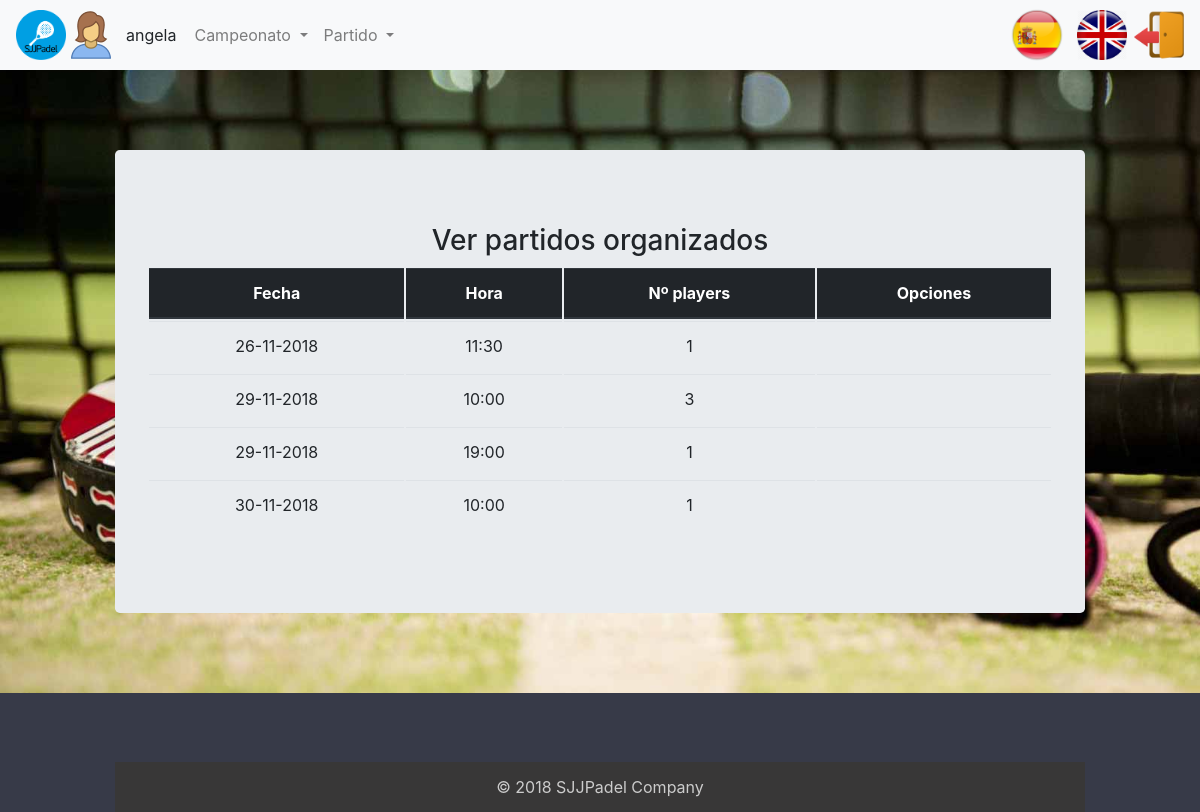
/index.php?controller=organizeMatch&action=viewAll (signed in), run on the app's committed database.
### tables this page shows
CREATE TABLE `usuario` (
  `login` varchar(20) NOT NULL,
  `nombre` varchar(20) NOT NULL,
  `apellidos` varchar(45) DEFAULT NULL,
  `pass` varchar(20) DEFAULT NULL,
  `rol` char(1) DEFAULT NULL,
  `genero` varchar(10) DEFAULT NULL
);

### core/ViewManager.php (called while the page is built, shortened)
<?php
class ViewManager
{
    private $fragmentContents = array();
    private $variables = array();
    private $currentFragment = self::DEFAULT_FRAGMENT;
    private $layout = "default";
    private function saveCurrentFragment()
    {
        $this->fragmentContents[$this->currentFragment] .= ob_get_contents();
    }
    public function moveToFragment($name)
    {
        $this->currentFragment = $name;
    }
    public function getFragment($fragment, $default = "")
    {
        if (! isset($this->fragmentContents[$fragment])) {
            return $default;
        }
        return $this->fragmentContents[$fragment];
    }
    public function setVariable($varname, $value, $flash = false)
    {
        $this->variables[$varname] = $value;
    }
    public function getVariable($varname, $default = NULL)
    {
        if (! isset($this->variables[$varname])) {
            return $default;
        }
        return $this->variables[$varname];
    }
    public function render($controller, $viewname)
    {
        $this->renderLayout();
    }
    private function renderLayout()
    {
        include (__DIR__ . "/../view/layouts/" . $this->layout . ".php");
    }
    private static $viewmanager_singleton = NULL;
    public static function getInstance()
    {
        if (self::$viewmanager_singleton == null) {
            self::$viewmanager_singleton = new ViewManager();
        }
        return self::$viewmanager_singleton;
    }
}

### controller/OrganizeMatchController.php (called while the page is built, shortened)
<?php
require_once (__DIR__ . "/../core/ViewManager.php");
require_once (__DIR__ . "/../core/I18n.php");
require_once (__DIR__ . "/../controller/BaseController.php");
class OrganizeMatchController extends BaseController
{
    private $organizeMatchMapper;
    public function __construct()
    {
        parent::__construct();
        $this->organizeMatchMapper = new OrganizeMatchMapper();
    }
    public function viewAll()
    {
        $organizedMatches = $this->organizeMatchMapper->findAll();
        $this->view->setVariable("organizedMatches", $organizedMatches);
        $this->view->render("organizeMatch", "view");
    }
}

### index.php (called while the page is built, shortened)
<?php
function run()
{
    try {
        $controller = loadController($_GET["controller"]);
        $actionName = $_GET["action"];
        $controller->$actionName();
    } catch (Exception $ex) {
        die("An exception occured!!!!!" . $ex->getMessage());
    }
}
function loadController($controllerName)
{
    return new $controllerClassName();
}
run();
?>

### model/UserMapper.php (called while the page is built, shortened)
<?php
require_once (__DIR__ . "/../core/PDOConnection.php");
class UserMapper
{
    private $db;
    public function __construct()
    {
        $this->db = PDOConnection::getInstance();
    }
    public function getDatos($login)
    {
        $stmt = $this->db->prepare("SELECT * FROM usuario where login=?");
        $stmt->execute(array(
            $login
        ));
        $toret_db = $stmt->fetchAll(PDO::FETCH_ASSOC);
        $user = null;
        foreach ($toret_db as $datos) {
            $user = new User($datos['login'], $datos['nombre'], $datos['apellidos'], $datos['pass'], $datos['rol'], $datos['genero']);
        }
        return $user;
    }
}

### core/PDOConnection.php (called while the page is built)
<?php
class PDOConnection
{
    private static $dbhost = "localhost";
    private static $dbname = "sjjpadel";
    private static $dbuser = "abp";
    private static $dbpass = "abp";
    private static $db_singleton = null;
    public static function getInstance()
    {
        if (self::$db_singleton == null) {
            self::$db_singleton = new PDO("mysql:host=" . self::$dbhost . ";dbname=" . self::$dbname . ";charset=utf8",
            self::$dbuser, self::$dbpass, array(
                PDO::ATTR_EMULATE_PREPARES => false,
                PDO::ATTR_ERRMODE => PDO::ERRMODE_EXCEPTION
            ));
        }
        return self::$db_singleton;
    }
}
?>

### controller/BaseController.php (called while the page is built, shortened)
<?php
require_once (__DIR__ . "/../core/ViewManager.php");
require_once (__DIR__ . "/../core/I18n.php");
require_once (__DIR__ . "/../model/User.php");
require_once (__DIR__ . "/../model/UserMapper.php");
class BaseController
{
    public function __construct()
    {
        if (isset($_SESSION["currentuser"])) {
            $userMapper = new UserMapper();
            $datosUser = $userMapper->getDatos($_SESSION["currentuser"]);
        }
    }
}

### core/I18n.php (called while the page is built, shortened)
<?php
class I18n
{
    private $messages;
    public function setLanguage($language)
    {
        $this->messages = $i18n_messages;
    }
    public function i18n($key)
    {
        if (isset($this->messages[$key])) {
            return $this->messages[$key];
        } else {
            return $key;
        }
    }
    private static $i18n_singleton = null;
    public static function getInstance()
    {
        if (self::$i18n_singleton == NULL) {
            self::$i18n_singleton = new I18n();
        }
        return self::$i18n_singleton;
    }
}
function i18n($key)
{
    return I18n::getInstance()->i18n($key);
}

### view/layouts/default.php (the view, shortened to what this page needs)
<?php
$view = ViewManager::getInstance();
$currentuser = $view->getVariable("currentusername");
$currentGender = $view->getVariable("currentGender");
$currentRol = $view->getVariable("currentRol");
?>
<!DOCTYPE html>
<html lang="en">
<head>
<link rel="stylesheet"
	href="https://maxcdn.bootstrapcdn.com/bootstrap/4.0.0/css/bootstrap.min.css"
>
<link rel="stylesheet"
	href="https://use.fontawesome.com/releases/v5.5.0/css/all.css"
>
	<link rel="stylesheet" href="css/style.css" type="text/css">
</head>
<body>
	<div class="contenedor">
		<nav class="navbar navbar-expand-lg navbar-light bg-light">
			<img class="img-circle icono" src="images/icono.png">
		<?php if (isset($currentuser)): ?>
			<img class="icono" src="images/<?php echo $currentGender; ?>.png"> <span
				class="username">
				<?= sprintf(i18n("%s"), $currentuser) ?>
			</span>
		<?php endif ?>
			<div class="collapse navbar-collapse" id="navbarSupportedContent">
				<ul class="navbar-nav mr-auto">
				<?php if($currentRol == 'd' || $currentRol == 'a' || $currentRol == 'e'): ?>
					<li class="nav-item dropdown"><a class="nav-link dropdown-toggle"
						href="#" id="navbarDropdown" role="button" data-toggle="dropdown"
						aria-haspopup="true" aria-expanded="false">
							<?php echo i18n("Championship") ?>
						</a>
						</li>
				<?php endif ?>
				<?php if($currentRol == 'd' || $currentRol == 'a' || $currentRol == 'e'): ?>
					<li class="nav-item dropdown"><a class="nav-link dropdown-toggle"
						href="#" id="navbarDropdown" role="button" data-toggle="dropdown"
						aria-haspopup="true" aria-expanded="false">
							<?php echo i18n("Match") ?>
						</a>
						</li>
				<?php endif ?>
			</ul>
			</div>
			<li class="nav-item">
			<?php include(__DIR__."/language_select_element.php"); ?>
		</li>
			<li class="nav-item">
			<?php if (isset($currentuser)): ?>
				<a href="index.php?controller=users&amp;action=logout"> <img
					src="images/salir.png" class="rounded icono"
					alt="Imágenes responsive">
			</a>
				<?php endif ?>
			</li>
		</nav>
		<div class="container">
			<div class="jumbotron">
				<?= $view->getFragment(ViewManager::DEFAULT_FRAGMENT) ?>
			</div>
		</div>
		<footer id="myFooter">
			<div class="container">
				<div class="row">
					<div class="col-sm-3 myCols"></div>
				</div>
				<div class="social-networks"></div>
				<div class="footer-copyright">
					<p>© 2018 SJJPadel Company</p>
				</div>
		</footer>
	</div>
</body>
</html>

### css/style.css (style rules this page uses)
body { width: 100%; height: 100%; }
.contenedor { background: url('../images/padel.jpg'); background-size: cover; background-attachment: fixed; }
ul, li { list-style: none; }
#myFooter { margin: 0; padding: 0; background-color: #373a48; color: white; }
#myFooter .footer-copyright { background-color: #383737; padding-top: 3px; padding-bottom: 3px; text-align: center; }
#myFooter .footer-copyright p { margin: 10px; color: #ccc; }
#myFooter .myCols { text-align: center; }
#myFooter .social-networks { text-align: center; padding-top: 30px; padding-bottom: 38px; }
.icono { width: 50px; height: 50px; }
.container { margin: 0 auto; max-width: 1000px; }
.jumbotron { margin: 80px 0; text-align: center; }
.username { margin-left: 10px; margin-right: 10px; }

### data on the page
usuario: genero (picture), login "angela"

### other printed values
i18n("Championship") "Campeonato"
i18n("Match") "Partido"
i18n("View Organized Matches") "Ver partidos organizados"
i18n("Date") "Fecha"
i18n("Time") "Hora"
i18n("Nº players") "Nº players"
i18n("Opciones") "Opciones"
$match->getFecha() "26-11-2018"
$match->getHora() "11:30"
$match->getNumParticipants() "1"
$match->getFecha() "29-11-2018"
$match->getHora() "10:00"
$match->getNumParticipants() "3"
$match->getHora() "19:00"
$match->getFecha() "30-11-2018"
